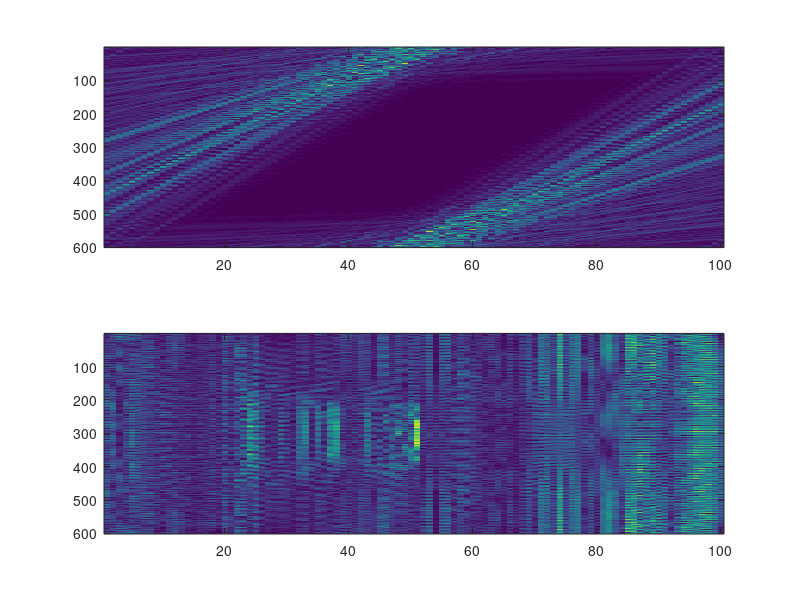
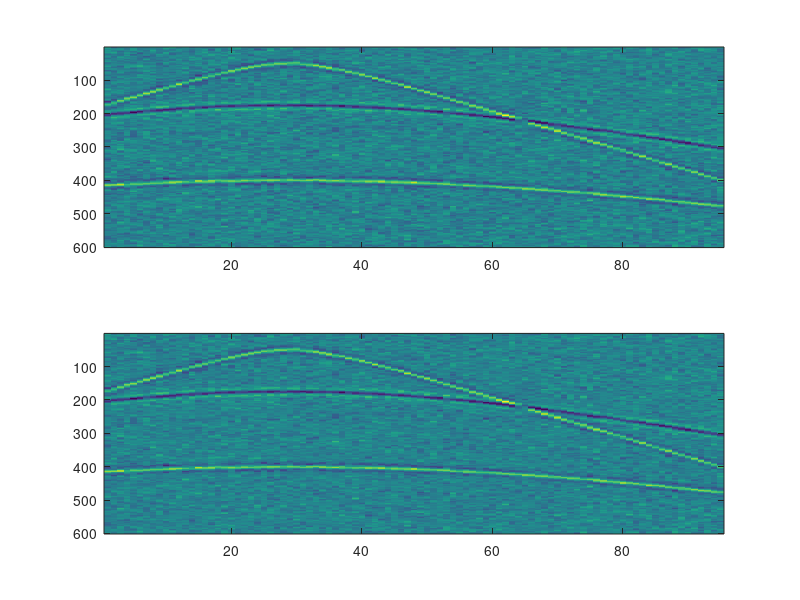

Source code (MATLAB) for these figures, in order:
function test_dlct2
% Description: matlab exmaple of DLCT 
% Reference: 
%	Alkishriwo, Osama A., and Luis F. Chaparro. "A discrete 
%	linear chirp transform (DLCT) for data compression."  
%  	11th International Conference on Information Science, Signal 
%  	Processing and their Applications (ISSPA) IEEE, 2012.
%
% Copyright (C) 2013  Xi'an Jiaotong University (Pengliang Yang)


clc,clear, close all


dt = 2./1000;
tmax = 1.2;
h = [-500:18:1200];
tau = [0.1,.35,0.8];
v = [1500,2400,2300];
amp = [1., -1.,1];
f0 = 20;
snr = 2;
Ln = 9;
d = hyperbolic_events(dt,f0,tmax,h,tau,v,amp,snr,Ln);
d_free=hyperbolic_events(dt,f0,tmax,h,tau,v,amp,60,Ln);
[nt,nx]=size(d);


L=100;
C=0.01;
pclip=0.5;
% -------------decomposition-----------------------
u0=zeros(nt,L,nx);
u1=zeros(nt,L,nx);
d_new=zeros(nt,nx);
figure(1),clf
for ix=1:nx
    slice=dlct(d(:,ix), C, L,nt);
    u0(:,:,ix)=fft(slice,[],2);   
    subplot(211)
    imagesc(abs(slice))
    subplot(212)
    imagesc(abs(fftshift(u0(:,:,ix))))
    drawnow,%pause
end

%------------------- thresholding ---------------------
[b,ind]=sort(abs(u0));
thr=abs(u0(ind(floor(pclip*nt*L*nx))));
u1=thresh(u0,thr);

%------------------- reconstruction ---------------------
for ix=1:nx
    slice=ifft(u1(:,:,ix),[],2);
    d_new(:,ix)=idlct(slice,C,L,nt);  
end

figure(2),clf
subplot(211)
imagesc(d)
subplot(212)
imagesc(d_new)
snr1=mysnr(d,d_free)
snr2=mysnr(d_new, d_free)

function y=mysnr(x, xref)
err=x-xref;
ss=sum(abs(x(:)).^2);
nn=sum(abs(err(:)).^2);
y=10*log10(ss/nn);


function y=thresh(x,thr)
y=x.*(abs(x)>thr);




function y=dlct(x,C, L,N)
%  forward discrete linear chirp transform
n=1:N;
h=zeros(N,1);
y=zeros(N,L);
for l=-L/2:L/2-1
    h=x.*exp(-j*2*pi*C*l*n'.^2/N);
    y(:,l+L/2+1)=fft(h);
end

function x=idlct(y,C,L,N)
%  forward discrete linear chirp transform
n=1:N;
g=zeros(N,L);
for l=-L/2:L/2-1
    g(:,l+L/2+1)=ifft(y(:,l+L/2+1));
end
x=sum(g.*exp(j*2*pi*C*n'.^2*[-L/2:L/2-1]/N),2)/L;
x=real(x);


function [d,h,t] = hyperbolic_events(dt,f0,tmax,h,tau,v,amp,snr,L);
%HYPERBOLIC_EVENTS: A program to generate data containing hyperbolas.
%
%  [d] = hyperbolic_events(dt,f0,tmax,h,tau,v,amp,snr,L);
%
%  IN   dt:        sampling interval in secs
%       f0:        central freq. of a Ricker wavelet in Hz
%       tmax:      maximun time of the simulation in secs
%       h:         vector of offsets in meters
%       tau,v,amp: vectors of intercept, rms velocities
%                  and amplitude of each linear event
%                  (v is in m/s and tau in secs)
%       snr:       signal to noise ratio (max amplitude of the clean
%                  signal/max amplitude of the noise)
%       L:         The random noise is average over L samples
%                  to simulate band-pass noise (L=1 means no averaging)
%
%  OUT  d:         Data that consist of a superposition of reflections
%                  with hyerbolic  moveout (no avo)
%       t,h:       time and offset axes 
%
%  Example with default parameters:
%
%    [d,h,t] = hyperbolic_events; imagesc(h,t,d);
%
%
%  Copyright (C) 2008, Signal Analysis and Imaging Group
%  For more information: http://www-geo.phys.ualberta.ca/saig/SeismicLab
%  Author: M.D.Sacchi
%
%  This program is free software: you can redistribute it and/or modify
%  it under the terms of the GNU General Public License as published
%  by the Free Software Foundation, either version 3 of the License, or
%  any later version.
%
%  This program is distributed in the hope that it will be useful,
%  but WITHOUT ANY WARRANTY; without even the implied warranty of
%  MERCHANTABILITY or FITNESS FOR A PARTICULAR PURPOSE.  See the
%  GNU General Public License for more details: http://www.gnu.org/licenses/
%


 if nargin == 0
  dt = 2./1000;
  tmax = 1.2;
  h = [-500:20:1000];
  tau = [0.1,.5,0.8];
  v = [1500,2400,2300];
  amp = [1., -1.,1];
  f0 = 20;
  snr = 2;
  L = 9;
 end;
 
 nt = floor(tmax/dt)+1;
 nfft = 4*(2^nextpow2(nt));
 n_events = length(tau);
 nh = length(h);
 wavelet = ricker(f0,dt); 
 nw = length(wavelet);
 W = fft(wavelet,nfft);
 D = zeros(nfft,nh);
 i = sqrt(-1);

% Important: the following lines is to have the maximum of the Ricker
% wavelet at the right intercept time

 delay = dt*(floor(nw/2)+1);

 for ifreq=1:nfft/2+1
  w = 2.*pi*(ifreq-1)/nfft/dt;
   for k=1:n_events
    Shift = exp(-i*w*(  sqrt(tau(k)^2 + (h/v(k)).^2) - delay));
   D(ifreq,:) = D(ifreq,:) +amp(k)* W(ifreq)*Shift;
  end
 end

% Apply w-domain symmetries

 for ifreq=2:nfft/2
  D(nfft+2-ifreq,:) = conj(D(ifreq,:));
 end 

 d = ifft(D,[],1);
 d = real(d(1:nt,:));

 dmax  = max(max(d));
 op = hamming(L);
 ops = sum(sum(op));
 op = op/ops;
 Noise = conv2(randn(size(d)),op,'same');

 Noisemax  = max(max(Noise));

 d = d + (dmax/Noisemax)*Noise/snr;

 if nargout>1;
  t = (0:1:nt-1)*dt;
 end;

 return;
 
 
function [w,tw] = ricker(f,dt)
%RICKER: Ricker wavelet of central frequency f.
%
%  [w,tw] = ricker(f,dt);
%
%  IN   f : central freq. in Hz (f <<1/(2dt) )
%       dt: sampling interval in sec  
%
%  OUT  w:  the Ricker wavelet
%       tw: axis
%
%  Example
%
%    [w,tw] = ricker(10,0.004);
%    plot(tw,w);
%

%  Copyright (C) 2008, Signal Analysis and Imaging Group
%  For more information: http://www-geo.phys.ualberta.ca/saig/SeismicLab
%  Author: M.D.Sacchi
%
%  This program is free software: you can redistribute it and/or modify
%  it under the terms of the GNU General Public License as published
%  by the Free Software Foundation, either version 3 of the License, or
%  any later version.
%
%  This program is distributed in the hope that it will be useful,
%  but WITHOUT ANY WARRANTY; without even the implied warranty of
%  MERCHANTABILITY or FITNESS FOR A PARTICULAR PURPOSE.  See the
%  GNU General Public License for more details: http://www.gnu.org/licenses/
%


 nw=2.2/f/dt;
 nw=2*floor(nw/2)+1;
 nc=floor(nw/2);
 w = zeros(nw,1);

 k=[1:1:nw]';

 alpha = (nc-k+1).*f*dt*pi;
 beta=alpha.^2;
 w = (1.-beta.*2).*exp(-beta);

  if nargout>1;
    tw = -(nc+1-[1:1:nw])*dt;
  end







